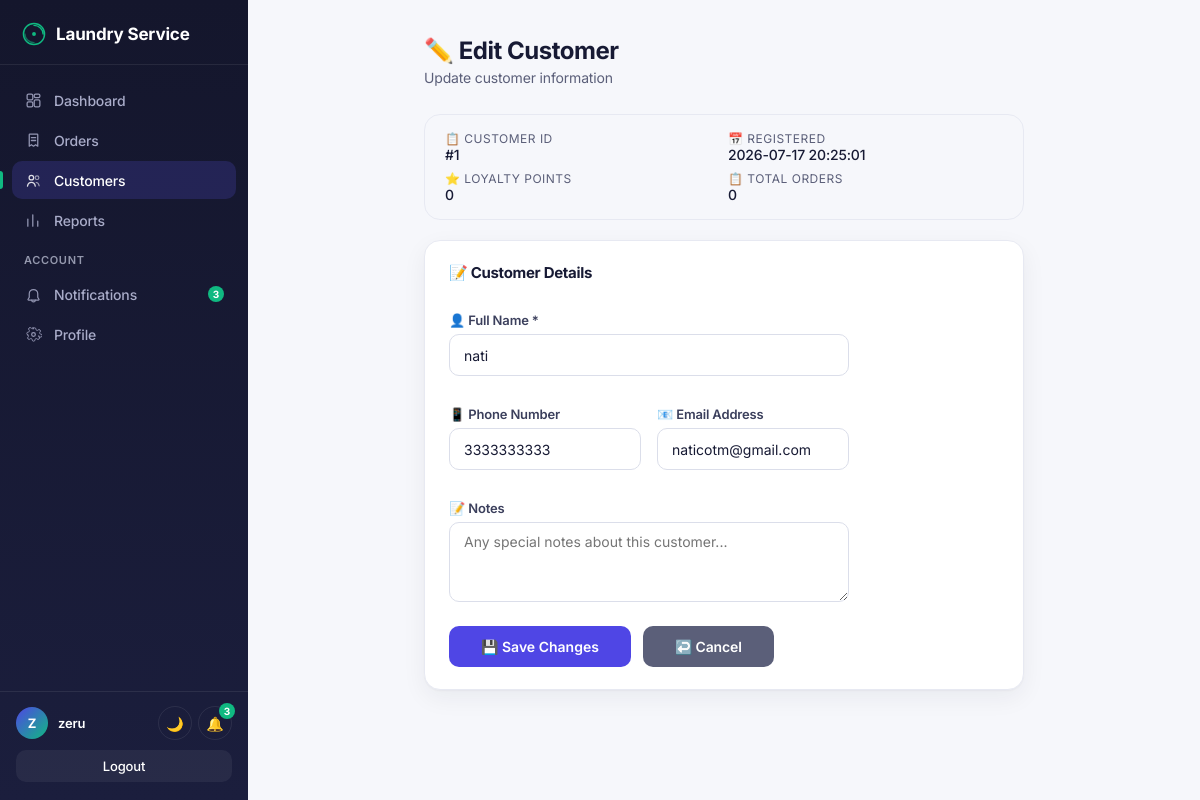
Page /customers/1/edit (signed in) on the committed database.
### tables this page shows
CREATE TABLE customers (
                id INTEGER PRIMARY KEY AUTOINCREMENT,
                name TEXT NOT NULL,
                phone TEXT,
                email TEXT,
                notes TEXT,
                loyalty_points INTEGER DEFAULT 0,
                total_orders INTEGER DEFAULT 0,
                total_spent REAL DEFAULT 0,
                created_at TEXT DEFAULT CURRENT_TIMESTAMP
            );

### app.py (the view, shortened to what this page needs)
@app.route("/customers/<int:customer_id>/edit", methods=["GET", "POST"])
@login_required
def edit_customer(customer_id):
    with get_db() as conn:
        customer = conn.execute("SELECT * FROM customers WHERE id = ?", (customer_id,)).fetchone()
    if customer is None:
        flash("Customer not found.")
        return redirect(url_for("customers"))
    return render_template("edit_customer.html", customer=customer)

### app.py (called while the page is built)
@app.context_processor
def inject_csrf():
    if "csrf_token" not in session:
        session["csrf_token"] = secrets.token_hex(16)
    return {"csrf_token": session.get("csrf_token")}

def login_required(f):
    @wraps(f)
    def decorated_function(*args, **kwargs):
        if "username" not in session:
            flash("Please log in first.")
            return redirect(url_for("login"))
        return f(*args, **kwargs)
    return decorated_function

@app.context_processor
def inject_notifications():
    if "username" not in session:
        return {}
    with get_db() as conn:
        unread_count = conn.execute("SELECT COUNT(*) FROM notifications WHERE is_read = 0").fetchone()[0]
        recent_notifications = conn.execute("SELECT * FROM notifications ORDER BY id DESC LIMIT 5").fetchall()
    return {
        "unread_count": unread_count,
        "recent_notifications": recent_notifications,
    }

### database.py (called while the page is built)
def get_connection():
    conn = sqlite3.connect(DB_NAME)
    conn.row_factory = sqlite3.Row
    return conn

def get_db():
    from contextlib import contextmanager
    @contextmanager
    def db_connection():
        conn = get_connection()
        try:
            yield conn
            conn.commit()
        except Exception:
            conn.rollback()
            raise
        finally:
            conn.close()
    return db_connection()

### templates/edit_customer.html (shortened to what this page needs)
{% extends "base.html" %}
{% block extra_styles %}
<link rel="stylesheet" href="{{ url_for('static', filename='dashboard.css') }}">
{% endblock %}
{% block content %}
{% include "_navbar.html" %}
<div class="dashboard-content">
    <div class="edit-form-container">
        <h1>✏️ Edit Customer</h1>
        <p class="subtitle">Update customer information</p>
        <div class="customer-info-box">
            <div style="display: grid; grid-template-columns: 1fr 1fr; gap: 8px;">
                <div>
                    <div class="label">📋 Customer ID</div>
                    <div class="value">#{{ customer["id"] }}</div>
                </div>
                <div>
                    <div class="label">📅 Registered</div>
                    <div class="value">{{ customer["created_at"] }}</div>
                </div>
                <div>
                    <div class="label">⭐ Loyalty Points</div>
                    <div class="value">{{ customer["loyalty_points"] or 0 }}</div>
                </div>
                <div>
                    <div class="label">📋 Total Orders</div>
                    <div class="value">{{ customer["total_orders"] or 0 }}</div>
                </div>
            </div>
        </div>
        <div class="order-form-card">
            <h2>📝 Customer Details</h2>
            <form method="POST" action="{{ url_for('edit_customer', customer_id=customer['id']) }}" class="edit-form">
                <div class="form-group">
                    <label for="name">👤 Full Name *</label>
                    <input type="text" id="name" name="name" value="{{ customer['name'] }}" required>
                </div>
                <div class="form-row">
                    <div class="form-group">
                        <label for="phone">📱 Phone Number</label>
                        <input type="text" id="phone" name="phone" value="{{ customer['phone'] or '' }}" placeholder="e.g. +1 234 567 890">
                    </div>
                    <div class="form-group">
                        <label for="email">📧 Email Address</label>
                        <input type="email" id="email" name="email" value="{{ customer['email'] or '' }}" placeholder="customer@example.com">
                    </div>
                </div>
                <div class="form-group">
                    <label for="notes">📝 Notes</label>
                    <textarea id="notes" name="notes" placeholder="Any special notes about this customer...">{{ customer['notes'] or '' }}</textarea>
                </div>
                <div class="edit-buttons">
                    <button type="submit" class="btn-save">💾 Save Changes</button>
                    <a href="{{ url_for('customer_profile', customer_id=customer['id']) }}" class="btn-cancel">↩️ Cancel</a>
                </div>
            </form>
        </div>
    </div>
</div>
{% endblock %}

### static/theme.css (style rules this page uses)
:root { --bg: #F6F7FB; --card-bg: #FFFFFF; --border-color: #E7E9F2; --input-bg: #FFFFFF; --input-border: #DBDEEA; --table-header-bg: #F7F8FC; --table-row-border: #EEF0F7; --text-primary: #171A34; --text-secondary: #5B5F79; --text-tertiary: #9498AD; --label-color: #3B3F5C; --left-panel-text: #C9CCEE; --primary: #4F46E5; --primary-dark: #4338CA; --primary-darker: #312E81; --primary-tint: #EEEDFC; --accent: #10B981; --accent-dark: #059669; --sidebar-bg: #14162C; --sidebar-bg-end: #1B1E3D; --sidebar-text: #A9ACC9; --sidebar-text-active: #FFFFFF; --sidebar-border: rgba(255, 255, 255, 0.08); --sidebar-active-bg: rgba(99, 91, 255, 0.18); --sidebar-hover-bg: rgba(255, 255, 255, 0.05); --status-pending-bg: #FEF3C7; --status-pending-text: #92400E; --status-completed-bg: #D1FAE5; --status-completed-text: #065F46; --error-bg: #FDECEC; --error-text: #C0392B; --flash-bg: #EEF0FE; --flash-text: #4338CA; --dark-btn-bg: #3B3F5C; --dark-btn-hover: #4B4F73; --shadow-card: 0 1px 2px rgba(23, 26, 52, 0.04), 0 8px 24px rgba(23, 26, 52, 0.06); --shadow-card-hover: 0 4px 8px rgba(23, 26, 52, 0.06), 0 16px 32px rgba(23, 26, 52, 0.10); --shadow-button: 0 4px 12px rgba(79, 70, 229, 0.28); --radius-pill: 999px; --radius-card: 16px; --radius-input: 10px; --radius-button: 10px; --font-display: 'Inter', -apple-system, BlinkMacSystemFont, sans-serif; --font-body: 'Inter', -apple-system, BlinkMacSystemFont, sans-serif; --font-mono: 'JetBrains Mono', 'Courier New', monospace; }
body { font-family: var(--font-body); background-color: var(--bg); color: var(--text-primary); transition: background-color 0.3s ease, color 0.3s ease; -webkit-font-smoothing: antialiased; letter-spacing: -0.01em; }
h1, h2, .left-panel h1, .nav-brand, .card h2, .order-form-card h2 { font-family: var(--font-display); font-weight: 700; letter-spacing: -0.02em; }
body, .card, .stat-card, .order-form-card, .table-card, .order-card, .customer-card, input, select, textarea, .navbar, .sidebar, .left-panel, .right-panel, .flash-box, .error-message, .dashboard-content { transition: background-color 0.3s ease, color 0.3s ease, border-color 0.3s ease, box-shadow 0.3s ease; }
.stat-card, .order-form-card, .table-card, .order-card, .customer-card { position: relative; background-color: var(--card-bg); border: 1px solid var(--border-color); border-radius: var(--radius-card); box-shadow: var(--shadow-card); transition: all 0.2s ease; }
body { animation: page-fade-in 0.35s ease both; }
button:not(.theme-toggle):not(.notification-bell):not(.sidebar-toggle) { transition: transform 0.15s ease, box-shadow 0.15s ease, background-color 0.15s ease; }
input, select, textarea { background-color: var(--input-bg); color: var(--text-primary); border: 1px solid var(--input-border); border-radius: var(--radius-input); padding: 10px 14px; font-size: 14px; font-family: var(--font-body); transition: all 0.2s ease; width: 100%; }
input::placeholder { color: var(--text-tertiary); }
.sidebar ~ .dashboard-content { margin-left: 248px; }
.order-form-card, .table-card, .order-card, .customer-card { animation: card-fade-up 0.4s ease 0.06s both; }

### static/dashboard.css (style rules this page uses)
* { margin: 0; padding: 0; box-sizing: border-box; font-family: var(--font-body); }
body { background-color: var(--bg); color: var(--text-primary); transition: background-color 0.3s ease, color 0.3s ease; }
.dashboard-content { padding: 36px 40px; max-width: 1400px; margin: 0 auto; }
.dashboard-content h1 { font-size: 24px; color: var(--text-primary); margin-bottom: 4px; }
.subtitle { color: var(--text-secondary); font-size: 14px; margin-bottom: 28px; }
.order-form-card { background-color: var(--card-bg); border: 1px solid var(--border-color); border-radius: var(--radius-card); box-shadow: var(--shadow-card); padding: 22px 24px; margin-bottom: 28px; transition: all 0.2s ease; }
.order-form-card h2 { font-size: 15px; font-weight: 700; color: var(--text-primary); margin-bottom: 16px; }
.edit-form { display: flex; flex-direction: column; max-width: 400px; }
.edit-form label { font-size: 12px; font-weight: 600; color: var(--label-color); margin-bottom: 6px; margin-top: 14px; }
.edit-form input, .edit-form select { height: 42px; border: 1px solid var(--input-border); border-radius: var(--radius-input); padding: 0 12px; font-size: 14px; background-color: var(--input-bg); color: var(--text-primary); transition: border-color 0.2s ease; }

### rows in the picture
customers: id "1", created_at "2026-07-17 20:25:01", loyalty_points "0", total_orders "0", name "nati", phone "3333333333", email "naticotm@gmail.com"

### other values in the picture
{{ unread_count }} "3"
{{ session.get('username', 'U')[0]|upper }} "Z"
{{ session.get('username', '') }} "zeru"
